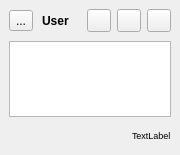
<?xml version="1.0" encoding="UTF-8"?>
<ui version="4.0">
 <class>MessageOutput</class>
 <widget class="QWidget" name="MessageOutput">
  <property name="geometry">
   <rect>
    <x>0</x>
    <y>0</y>
    <width>180</width>
    <height>155</height>
   </rect>
  </property>
  <property name="sizePolicy">
   <sizepolicy hsizetype="Expanding" vsizetype="Maximum">
    <horstretch>0</horstretch>
    <verstretch>0</verstretch>
   </sizepolicy>
  </property>
  <property name="windowTitle">
   <string>Form</string>
  </property>
  <layout class="QGridLayout" name="gridLayout">
   <property name="leftMargin">
    <number>9</number>
   </property>
   <property name="topMargin">
    <number>9</number>
   </property>
   <property name="rightMargin">
    <number>9</number>
   </property>
   <property name="bottomMargin">
    <number>9</number>
   </property>
   <property name="spacing">
    <number>9</number>
   </property>
   <item row="3" column="0">
    <layout class="QHBoxLayout" name="horizontalLayout">
     <item>
      <widget class="QLabel" name="labelDelay">
       <property name="font">
        <font>
         <pointsize>7</pointsize>
        </font>
       </property>
       <property name="text">
        <string/>
       </property>
       <property name="textInteractionFlags">
        <set>Qt::LinksAccessibleByMouse|Qt::TextSelectableByMouse</set>
       </property>
      </widget>
     </item>
     <item>
      <spacer name="horizontalSpacer">
       <property name="orientation">
        <enum>Qt::Horizontal</enum>
       </property>
       <property name="sizeHint" stdset="0">
        <size>
         <width>40</width>
         <height>20</height>
        </size>
       </property>
      </spacer>
     </item>
     <item>
      <widget class="QLabel" name="labelTime">
       <property name="font">
        <font>
         <pointsize>7</pointsize>
        </font>
       </property>
       <property name="text">
        <string>TextLabel</string>
       </property>
       <property name="textInteractionFlags">
        <set>Qt::LinksAccessibleByMouse|Qt::TextSelectableByMouse</set>
       </property>
      </widget>
     </item>
    </layout>
   </item>
   <item row="0" column="0">
    <layout class="QHBoxLayout" name="horizontalLayout_2">
     <item>
      <widget class="QToolButton" name="toolButton">
       <property name="text">
        <string>...</string>
       </property>
       <property name="icon">
        <iconset resource="../MainWindow/main_window_resource.qrc">
         <normaloff>:/images/profile-circle.png</normaloff>:/images/profile-circle.png</iconset>
       </property>
      </widget>
     </item>
     <item>
      <widget class="QLabel" name="labelUser">
       <property name="font">
        <font>
         <bold>true</bold>
        </font>
       </property>
       <property name="text">
        <string>User</string>
       </property>
      </widget>
     </item>
     <item>
      <spacer name="horizontalSpacer_2">
       <property name="orientation">
        <enum>Qt::Horizontal</enum>
       </property>
       <property name="sizeHint" stdset="0">
        <size>
         <width>40</width>
         <height>20</height>
        </size>
       </property>
      </spacer>
     </item>
     <item>
      <widget class="QWidget" name="widgetButtons" native="true">
       <layout class="QHBoxLayout" name="horizontalLayout_3">
        <property name="leftMargin">
         <number>0</number>
        </property>
        <property name="topMargin">
         <number>0</number>
        </property>
        <property name="rightMargin">
         <number>0</number>
        </property>
        <property name="bottomMargin">
         <number>0</number>
        </property>
        <item>
         <widget class="QToolButton" name="toolButtonEdit">
          <property name="toolTip">
           <string>Edit message</string>
          </property>
          <property name="text">
           <string/>
          </property>
          <property name="icon">
           <iconset resource="../MainWindow/main_window_resource.qrc">
            <normaloff>:/images/edit-pencil.png</normaloff>:/images/edit-pencil.png</iconset>
          </property>
          <property name="autoRaise">
           <bool>false</bool>
          </property>
         </widget>
        </item>
        <item>
         <widget class="QToolButton" name="toolButtonRegenerate">
          <property name="toolTip">
           <string>Regenerate message</string>
          </property>
          <property name="text">
           <string/>
          </property>
          <property name="icon">
           <iconset resource="../MainWindow/main_window_resource.qrc">
            <normaloff>:/images/refresh-double.png</normaloff>:/images/refresh-double.png</iconset>
          </property>
          <property name="autoRaise">
           <bool>false</bool>
          </property>
         </widget>
        </item>
        <item>
         <widget class="QToolButton" name="toolButtonDelete">
          <property name="toolTip">
           <string>Delete this message</string>
          </property>
          <property name="text">
           <string/>
          </property>
          <property name="icon">
           <iconset resource="../MainWindow/main_window_resource.qrc">
            <normaloff>:/images/trash.png</normaloff>:/images/trash.png</iconset>
          </property>
          <property name="autoRaise">
           <bool>false</bool>
          </property>
         </widget>
        </item>
       </layout>
      </widget>
     </item>
    </layout>
   </item>
   <item row="2" column="0">
    <layout class="QGridLayout" name="gridLayout_2">
     <item row="0" column="0">
      <widget class="ExpandingTextEdit" name="labelText">
       <property name="textInteractionFlags">
        <set>Qt::TextSelectableByKeyboard|Qt::TextSelectableByMouse</set>
       </property>
      </widget>
     </item>
    </layout>
   </item>
  </layout>
 </widget>
 <customwidgets>
  <customwidget>
   <class>ExpandingTextEdit</class>
   <extends>QTextEdit</extends>
   <header location="global">ExpandingTextEdit.h</header>
  </customwidget>
 </customwidgets>
 <resources>
  <include location="../MainWindow/main_window_resource.qrc"/>
  <include location="../MainWindow/main_window_resource.qrc"/>
  <include location="../MainWindow/main_window_resource.qrc"/>
 </resources>
 <connections/>
</ui>
